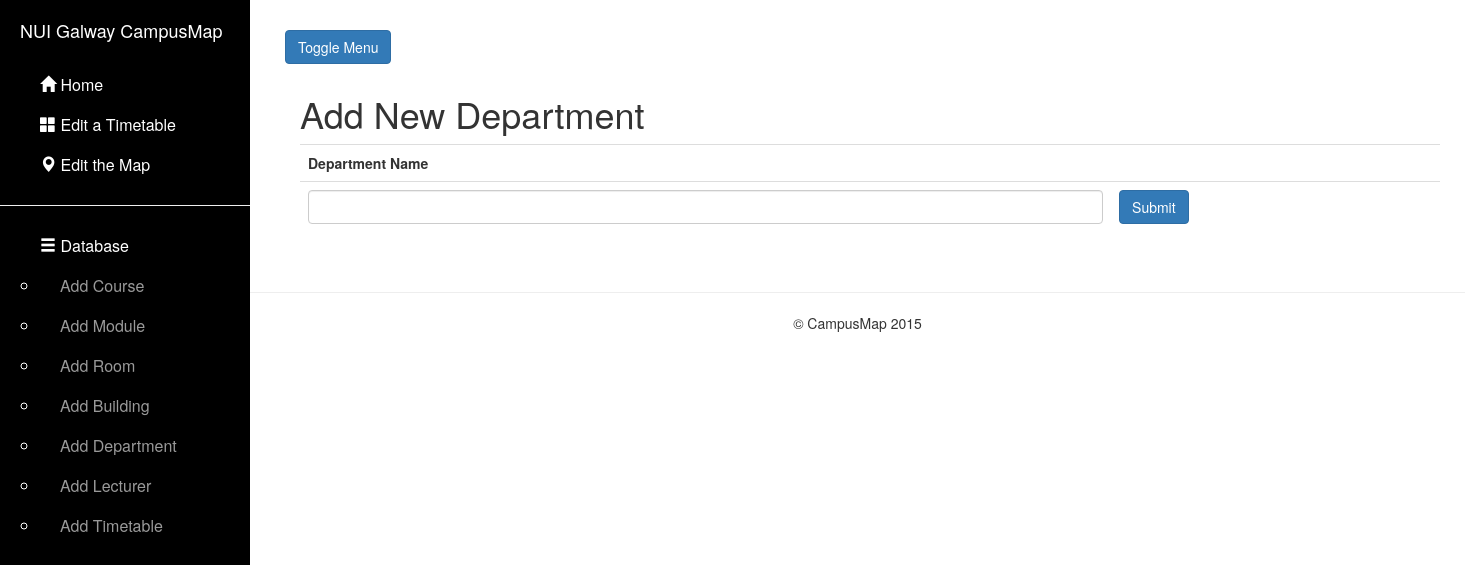
Before: /department/ with the older database file.
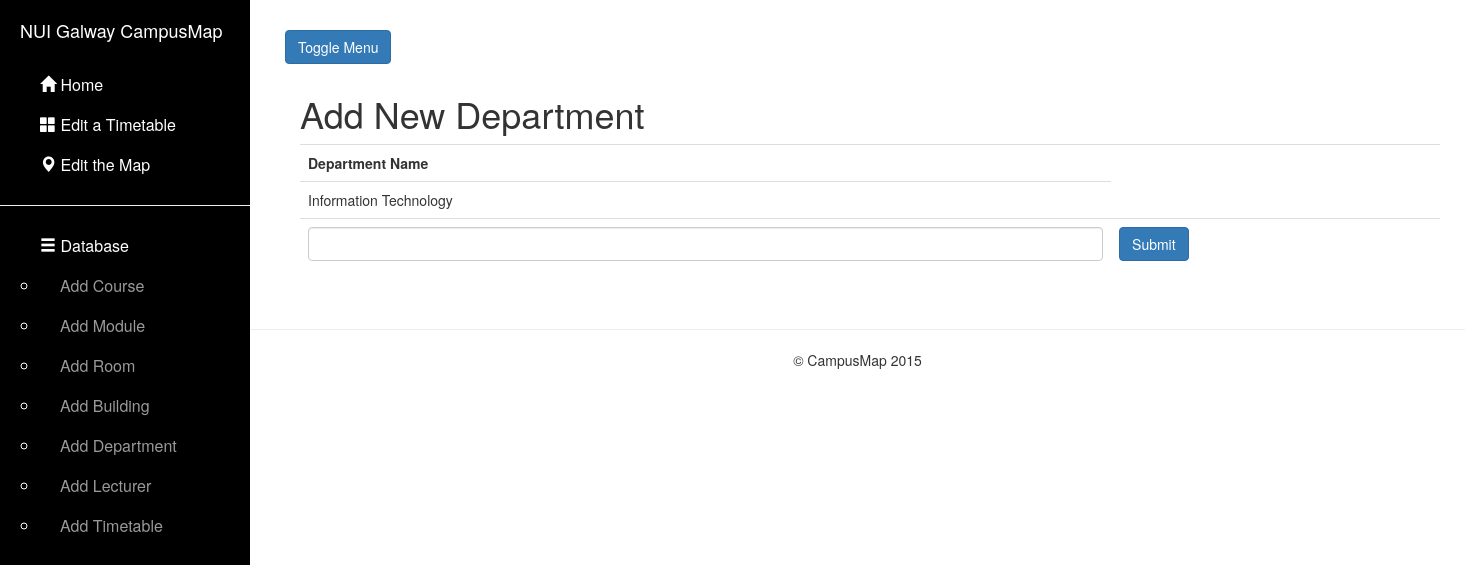
After: the same page with the newer database file.
### map/models.py (models this page shows, shortened)
class Department(models.Model):
    depName = models.CharField(max_length = 70, primary_key=True)

### map/views.py (the view)
# urls.py: url(r'^department/$', 'department'),
def department(request):
    query_results = Department.objects.all()
    if request.method == 'POST': # If the form has been submitted...
        form = DepartmentForm(request.POST) # A form bound to the POST data
        if form.is_valid(): # All validation rules pass
            save_it = form.save()
            save_it.save()
            return HttpResponseRedirect('/department/') # Redirect after POST
    else:
        form = DepartmentForm() # An unbound form
    return render_to_response('dbstuff/adddepartment.html', locals(),context_instance=RequestContext(request))

### map/forms.py
class DepartmentForm(forms.ModelForm):
    depName = forms.CharField(max_length = 50,label = mark_safe('<strong>Department Name</strong>'))
    class Meta:
        model = Department
        fields = "__all__"

### CampusMap/templates/dbstuff/adddepartment.html (shortened to what this page needs)
{% extends "base.html" %}
{% block content %}
<!DOCTYPE html>
<html>
<head lang="en">
</head>
<div class="container">
            <h1>Add New Department</h1>
            <table class="table">
                <tr>
                    <th>Department Name</th>
                    <th></th>
                </tr>
                {% for item in query_results %}
                 <tr>
                    <td>{{  item.depName }}</td>
                 </tr>
                {% endfor %}
                <tr>
                <form class="form-contact" action="" method="POST">
                    {% for field in form %}
                    <td>
                    <input type="text" class="form-control" name="{{ field.name }}" id="id_{{ field.name }}">
                    </td>
                    {% endfor %}
                    <td><input type="submit" value="Submit"  class="btn btn-primary">
                    </td>
                    </form>
            </table>
</div>
</body>
</html>
{%  endblock %}

Changed rows visible on the page:
added Department: depName "Information Technology"
